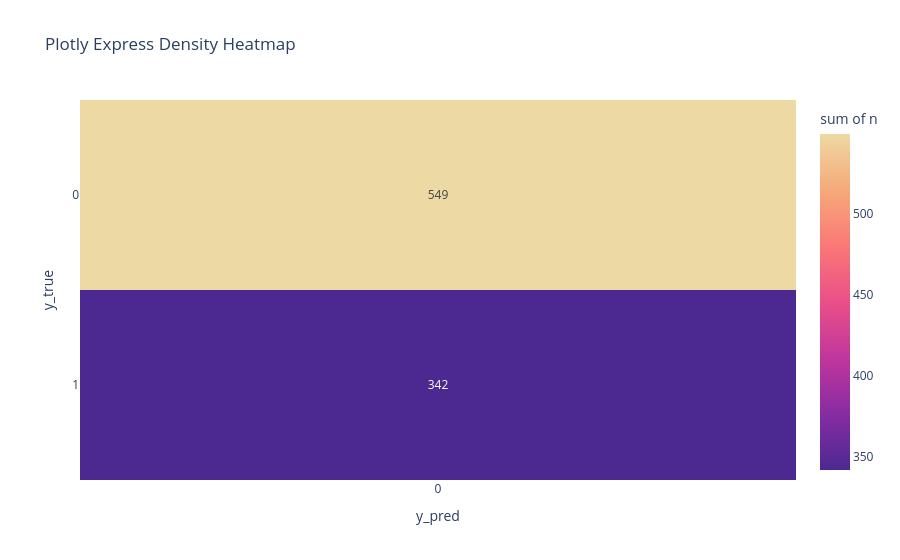

Write notebook code for a chart like this one.
### Code cell
import plotly.express as px

fig = px.density_heatmap(
    cm, 
    x='y_pred', 
    y='y_true', 
    z='n', 
    text_auto=True,  # Shows the numbers inside the blocks
    color_continuous_scale='agsunset',
    title='Plotly Express Density Heatmap'
)
fig

### Figure 1 — Plotly figure (JSON) as saved in the notebook; plotly's stock layout.template omitted (floating-point values rounded to 4 significant figures)
{"data": [{"coloraxis": "coloraxis", "histfunc": "sum", "hovertemplate": "y_pred=%{x}<br>y_true=%{y}<br>sum of n=%{z}<extra></extra>", "name": "", "texttemplate": "%{z}", "type": "histogram2d", "x": ["0", "0"], "xaxis": "x", "xbingroup": "x", "y": ["1", "0"], "yaxis": "y", "ybingroup": "y", "z": [342, 549]}], "layout": {"autosize": true, "coloraxis": {"autocolorscale": false, "colorbar": {"title": {"text": "sum of n"}}, "colorscale": [[0, "rgb(75, 41, 145)"], [0.1667, "rgb(135, 44, 162)"], [0.3333, "rgb(192, 54, 157)"], [0.5, "rgb(234, 79, 136)"], [0.6667, "rgb(250, 120, 118)"], [0.8333, "rgb(246, 169, 122)"], [1, "rgb(237, 217, 163)"]]}, "legend": {"tracegroupgap": 0}, "title": {"text": "Plotly Express Density Heatmap"}, "xaxis": {"anchor": "y", "autorange": true, "domain": [0, 1], "range": [-0.5, 0.5], "title": {"text": "y_pred"}, "type": "category"}, "yaxis": {"anchor": "x", "autorange": true, "domain": [0, 1], "range": [-0.5, 1.5], "title": {"text": "y_true"}, "type": "category"}}}
